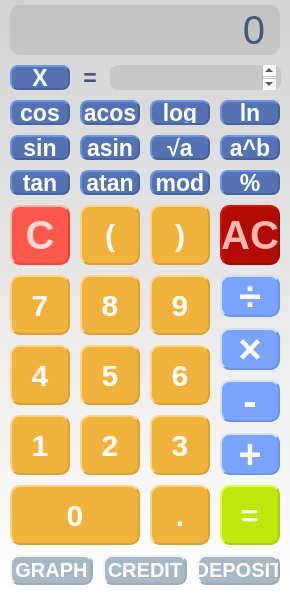
<?xml version="1.0" encoding="UTF-8"?>
<ui version="4.0">
 <class>MainWindow</class>
 <widget class="QMainWindow" name="MainWindow">
  <property name="geometry">
   <rect>
    <x>0</x>
    <y>0</y>
    <width>290</width>
    <height>595</height>
   </rect>
  </property>
  <property name="windowTitle">
   <string>MainWindow</string>
  </property>
  <property name="styleSheet">
   <string notr="true">QMainWindow {
    background-color: qlineargradient(spread:pad, x1:0.5, y1:0, x2:0.5, y2:1, stop:0 rgba(211, 211, 211, 255), stop:1 rgba(255, 255, 255, 255));
    border-radius: 10px;
}</string>
  </property>
  <widget class="QWidget" name="centralwidget">
   <widget class="QLabel" name="Labe_out">
    <property name="geometry">
     <rect>
      <x>10</x>
      <y>5</y>
      <width>270</width>
      <height>50</height>
     </rect>
    </property>
    <property name="font">
     <font>
      <family>.AppleSystemUIFont</family>
      <pointsize>30</pointsize>
      <bold>false</bold>
      <strikeout>false</strikeout>
      <stylestrategy>PreferAntialias</stylestrategy>
     </font>
    </property>
    <property name="cursor">
     <cursorShape>IBeamCursor</cursorShape>
    </property>
    <property name="mouseTracking">
     <bool>true</bool>
    </property>
    <property name="tabletTracking">
     <bool>true</bool>
    </property>
    <property name="focusPolicy">
     <enum>Qt::ClickFocus</enum>
    </property>
    <property name="contextMenuPolicy">
     <enum>Qt::CustomContextMenu</enum>
    </property>
    <property name="layoutDirection">
     <enum>Qt::LeftToRight</enum>
    </property>
    <property name="autoFillBackground">
     <bool>true</bool>
    </property>
    <property name="styleSheet">
     <string notr="true">QLabel {
    color: #475679;
    background-color: rgba(0, 0, 0, 0.08);
    padding-right: 5px;
    padding-left: 5px; 
    border-radius: 10px; 
    text-align: right;
}
</string>
    </property>
    <property name="frameShadow">
     <enum>QFrame::Plain</enum>
    </property>
    <property name="text">
     <string>0</string>
    </property>
    <property name="alignment">
     <set>Qt::AlignRight|Qt::AlignTrailing|Qt::AlignVCenter</set>
    </property>
    <property name="wordWrap">
     <bool>false</bool>
    </property>
    <property name="textInteractionFlags">
     <set>Qt::LinksAccessibleByMouse|Qt::TextEditable</set>
    </property>
   </widget>
   <widget class="QPushButton" name="PushButton_del">
    <property name="geometry">
     <rect>
      <x>10</x>
      <y>205</y>
      <width>60</width>
      <height>60</height>
     </rect>
    </property>
    <property name="font">
     <font>
      <family>.AppleSystemUIFont</family>
      <pointsize>30</pointsize>
      <bold>true</bold>
     </font>
    </property>
    <property name="styleSheet">
     <string notr="true">QPushButton {
    border-radius: 10px;
    background-color: #ff584c;
    color: #ffd8d6;
    border: 2px outset #ff4032;
}

QPushButton:pressed {
    background-color: #ff4032;
    border: 2px outset #e5392d;
}</string>
    </property>
    <property name="text">
     <string>C</string>
    </property>
   </widget>
   <widget class="QPushButton" name="PushButton_bracket1">
    <property name="geometry">
     <rect>
      <x>80</x>
      <y>205</y>
      <width>60</width>
      <height>60</height>
     </rect>
    </property>
    <property name="font">
     <font>
      <family>.AppleSystemUIFont</family>
      <pointsize>-1</pointsize>
      <bold>true</bold>
     </font>
    </property>
    <property name="styleSheet">
     <string notr="true">QPushButton {
    border-radius: 10px;
    background-color: #F2B33D;
    color: white;
    border: 2px outset #d9a136;
	font-size: 30px;
}

QPushButton:pressed {
    background-color: #d9a136;
    border: 2px outset #c18f30;
	font-size: 29px;
}</string>
    </property>
    <property name="text">
     <string>(</string>
    </property>
   </widget>
   <widget class="QPushButton" name="PushButton_4">
    <property name="geometry">
     <rect>
      <x>10</x>
      <y>345</y>
      <width>60</width>
      <height>60</height>
     </rect>
    </property>
    <property name="font">
     <font>
      <family>.AppleSystemUIFont</family>
      <pointsize>-1</pointsize>
      <bold>true</bold>
     </font>
    </property>
    <property name="styleSheet">
     <string notr="true">QPushButton {
    border-radius: 10px;
    background-color: #F2B33D;
    color: white;
    border: 2px outset #d9a136;
	font-size: 30px;
}

QPushButton:pressed {
    background-color: #d9a136;
    border: 2px outset #c18f30;
	font-size: 29px;
}</string>
    </property>
    <property name="text">
     <string>4</string>
    </property>
   </widget>
   <widget class="QPushButton" name="PushButton_5">
    <property name="geometry">
     <rect>
      <x>80</x>
      <y>345</y>
      <width>60</width>
      <height>60</height>
     </rect>
    </property>
    <property name="font">
     <font>
      <family>.AppleSystemUIFont</family>
      <pointsize>-1</pointsize>
      <bold>true</bold>
     </font>
    </property>
    <property name="styleSheet">
     <string notr="true">QPushButton {
    border-radius: 10px;
    background-color: #F2B33D;
    color: white;
    border: 2px outset #d9a136;
	font-size: 30px;
}

QPushButton:pressed {
    background-color: #d9a136;
    border: 2px outset #c18f30;
	font-size: 29px;
}</string>
    </property>
    <property name="text">
     <string>5</string>
    </property>
   </widget>
   <widget class="QPushButton" name="PushButton_1">
    <property name="geometry">
     <rect>
      <x>10</x>
      <y>415</y>
      <width>60</width>
      <height>60</height>
     </rect>
    </property>
    <property name="font">
     <font>
      <family>.AppleSystemUIFont</family>
      <pointsize>-1</pointsize>
      <bold>true</bold>
     </font>
    </property>
    <property name="styleSheet">
     <string notr="true">QPushButton {
    border-radius: 10px;
    background-color: #F2B33D;
    color: white;
    border: 2px outset #d9a136;
	font-size: 30px;
}

QPushButton:pressed {
    background-color: #d9a136;
    border: 2px outset #c18f30;
	font-size: 29px;
}</string>
    </property>
    <property name="text">
     <string>1</string>
    </property>
   </widget>
   <widget class="QPushButton" name="PushButton_0">
    <property name="geometry">
     <rect>
      <x>10</x>
      <y>485</y>
      <width>130</width>
      <height>60</height>
     </rect>
    </property>
    <property name="font">
     <font>
      <family>.AppleSystemUIFont</family>
      <pointsize>-1</pointsize>
      <bold>true</bold>
      <kerning>true</kerning>
     </font>
    </property>
    <property name="styleSheet">
     <string notr="true">QPushButton {
    border-radius: 10px;
    background-color: #F2B33D;
    color: white;
    border: 2px outset #d9a136;
	font-size: 30px;
}

QPushButton:pressed {
    background-color: #d9a136;
    border: 2px outset #c18f30;
	font-size: 29px;
}</string>
    </property>
    <property name="text">
     <string>0</string>
    </property>
   </widget>
   <widget class="QPushButton" name="PushButton_2">
    <property name="geometry">
     <rect>
      <x>80</x>
      <y>415</y>
      <width>60</width>
      <height>60</height>
     </rect>
    </property>
    <property name="font">
     <font>
      <family>.AppleSystemUIFont</family>
      <pointsize>-1</pointsize>
      <bold>true</bold>
     </font>
    </property>
    <property name="styleSheet">
     <string notr="true">QPushButton {
    border-radius: 10px;
    background-color: #F2B33D;
    color: white;
    border: 2px outset #d9a136;
	font-size: 30px;
}

QPushButton:pressed {
    background-color: #d9a136;
    border: 2px outset #c18f30;
	font-size: 29px;
}</string>
    </property>
    <property name="text">
     <string>2</string>
    </property>
   </widget>
   <widget class="QPushButton" name="PushButton_bracket2">
    <property name="geometry">
     <rect>
      <x>150</x>
      <y>205</y>
      <width>60</width>
      <height>60</height>
     </rect>
    </property>
    <property name="font">
     <font>
      <family>.AppleSystemUIFont</family>
      <pointsize>-1</pointsize>
      <bold>true</bold>
     </font>
    </property>
    <property name="styleSheet">
     <string notr="true">QPushButton {
    border-radius: 10px;
    background-color: #F2B33D;
    color: white;
    border: 2px outset #d9a136;
	font-size: 30px;
}

QPushButton:pressed {
    background-color: #d9a136;
    border: 2px outset #c18f30;
	font-size: 29px;
}</string>
    </property>
    <property name="text">
     <string>)</string>
    </property>
   </widget>
   <widget class="QPushButton" name="PushButton_6">
    <property name="geometry">
     <rect>
      <x>150</x>
      <y>345</y>
      <width>60</width>
      <height>60</height>
     </rect>
    </property>
    <property name="font">
     <font>
      <family>.AppleSystemUIFont</family>
      <pointsize>-1</pointsize>
      <bold>true</bold>
     </font>
    </property>
    <property name="styleSheet">
     <string notr="true">QPushButton {
    border-radius: 10px;
    background-color: #F2B33D;
    color: white;
    border: 2px outset #d9a136;
	font-size: 30px;
}

QPushButton:pressed {
    background-color: #d9a136;
    border: 2px outset #c18f30;
	font-size: 29px;
}</string>
    </property>
    <property name="text">
     <string>6</string>
    </property>
   </widget>
   <widget class="QPushButton" name="PushButton_minus">
    <property name="geometry">
     <rect>
      <x>220</x>
      <y>380</y>
      <width>60</width>
      <height>42</height>
     </rect>
    </property>
    <property name="font">
     <font>
      <family>.AppleSystemUIFont</family>
      <pointsize>30</pointsize>
      <bold>true</bold>
     </font>
    </property>
    <property name="styleSheet">
     <string notr="true">QPushButton {
    border-radius: 10px;
    background-color: #7AA4FF;
    color: white;
    border: 2px outset #6d93e5;
}

QPushButton:pressed {
    background-color: #6d93e5;
    border: 2px outset #6183cc;
}</string>
    </property>
    <property name="text">
     <string>-</string>
    </property>
   </widget>
   <widget class="QPushButton" name="PushButton_all_del">
    <property name="geometry">
     <rect>
      <x>220</x>
      <y>205</y>
      <width>60</width>
      <height>60</height>
     </rect>
    </property>
    <property name="font">
     <font>
      <family>.AppleSystemUIFont</family>
      <pointsize>30</pointsize>
      <bold>true</bold>
     </font>
    </property>
    <property name="styleSheet">
     <string notr="true">QPushButton {
    border-radius: 10px;
    background-color: #b20b00;
    color: #ffb7b2;
    border: 2px outset #990a00;
}

QPushButton:pressed {
    background-color: #990a00;
    border: 2px outset #7f0800;
}</string>
    </property>
    <property name="text">
     <string>AC</string>
    </property>
   </widget>
   <widget class="QPushButton" name="PushButton_3">
    <property name="geometry">
     <rect>
      <x>150</x>
      <y>415</y>
      <width>60</width>
      <height>60</height>
     </rect>
    </property>
    <property name="font">
     <font>
      <family>.AppleSystemUIFont</family>
      <pointsize>-1</pointsize>
      <bold>true</bold>
      <underline>false</underline>
      <strikeout>false</strikeout>
      <stylestrategy>PreferDefault</stylestrategy>
      <kerning>true</kerning>
     </font>
    </property>
    <property name="styleSheet">
     <string notr="true">QPushButton {
    border-radius: 10px;
    background-color: #F2B33D;
    color: white;
    border: 2px outset #d9a136;
	font-size: 30px;
}

QPushButton:pressed {
    background-color: #d9a136;
    border: 2px outset #c18f30;
	font-size: 29px;
}</string>
    </property>
    <property name="text">
     <string>3</string>
    </property>
   </widget>
   <widget class="QPushButton" name="PushButton_dot">
    <property name="geometry">
     <rect>
      <x>150</x>
      <y>485</y>
      <width>60</width>
      <height>60</height>
     </rect>
    </property>
    <property name="font">
     <font>
      <family>.AppleSystemUIFont</family>
      <pointsize>-1</pointsize>
      <bold>true</bold>
     </font>
    </property>
    <property name="styleSheet">
     <string notr="true">QPushButton {
    border-radius: 10px;
    background-color: #F2B33D;
    color: white;
    border: 2px outset #d9a136;
	font-size: 30px;
}

QPushButton:pressed {
    background-color: #d9a136;
    border: 2px outset #c18f30;
	font-size: 29px;
}</string>
    </property>
    <property name="text">
     <string>.</string>
    </property>
   </widget>
   <widget class="QPushButton" name="PushButton_equals">
    <property name="geometry">
     <rect>
      <x>220</x>
      <y>485</y>
      <width>60</width>
      <height>60</height>
     </rect>
    </property>
    <property name="font">
     <font>
      <family>.AppleSystemUIFont</family>
      <pointsize>-1</pointsize>
      <bold>true</bold>
     </font>
    </property>
    <property name="styleSheet">
     <string notr="true">QPushButton {
    border-radius: 10px;
    background-color: #C1E80C;
    color: white;
    border: 2px outset #add00a;
    font-size: 30px;
}

QPushButton:pressed {
    background-color: #add00a;
    border: 2px outset #9ab909;
font-size: 29px;
}</string>
    </property>
    <property name="text">
     <string>=</string>
    </property>
   </widget>
   <widget class="QPushButton" name="PushButton_plus">
    <property name="geometry">
     <rect>
      <x>220</x>
      <y>433</y>
      <width>60</width>
      <height>42</height>
     </rect>
    </property>
    <property name="font">
     <font>
      <family>.AppleSystemUIFont</family>
      <pointsize>30</pointsize>
      <bold>true</bold>
     </font>
    </property>
    <property name="styleSheet">
     <string notr="true">QPushButton {
    border-radius: 10px;
    background-color: #7AA4FF;
    color: white;
    border: 2px outset #6d93e5;
}

QPushButton:pressed {
    background-color: #6d93e5;
    border: 2px outset #6183cc;
}</string>
    </property>
    <property name="text">
     <string>+</string>
    </property>
   </widget>
   <widget class="QPushButton" name="PushButton_7">
    <property name="geometry">
     <rect>
      <x>10</x>
      <y>275</y>
      <width>60</width>
      <height>60</height>
     </rect>
    </property>
    <property name="font">
     <font>
      <family>.AppleSystemUIFont</family>
      <pointsize>-1</pointsize>
      <bold>true</bold>
     </font>
    </property>
    <property name="styleSheet">
     <string notr="true">QPushButton {
    border-radius: 10px;
    background-color: #F2B33D;
    color: white;
    border: 2px outset #d9a136;
	font-size: 30px;
}

QPushButton:pressed {
    background-color: #d9a136;
    border: 2px outset #c18f30;
	font-size: 29px;
}</string>
    </property>
    <property name="text">
     <string>7</string>
    </property>
   </widget>
   <widget class="QPushButton" name="PushButton_mult">
    <property name="geometry">
     <rect>
      <x>220</x>
      <y>328</y>
      <width>60</width>
      <height>42</height>
     </rect>
    </property>
    <property name="font">
     <font>
      <family>.AppleSystemUIFont</family>
      <pointsize>30</pointsize>
      <bold>true</bold>
     </font>
    </property>
    <property name="styleSheet">
     <string notr="true">QPushButton {
    border-radius: 10px;
    background-color: #7AA4FF;
    color: white;
    border: 2px outset #6d93e5;
}

QPushButton:pressed {
    background-color: #6d93e5;
    border: 2px outset #6183cc;
}</string>
    </property>
    <property name="text">
     <string>×</string>
    </property>
   </widget>
   <widget class="QPushButton" name="PushButton_8">
    <property name="geometry">
     <rect>
      <x>80</x>
      <y>275</y>
      <width>60</width>
      <height>60</height>
     </rect>
    </property>
    <property name="font">
     <font>
      <family>.AppleSystemUIFont</family>
      <pointsize>-1</pointsize>
      <bold>true</bold>
     </font>
    </property>
    <property name="styleSheet">
     <string notr="true">QPushButton {
    border-radius: 10px;
    background-color: #F2B33D;
    color: white;
    border: 2px outset #d9a136;
	font-size: 30px;
}

QPushButton:pressed {
    background-color: #d9a136;
    border: 2px outset #c18f30;
	font-size: 29px;
}</string>
    </property>
    <property name="text">
     <string>8</string>
    </property>
   </widget>
   <widget class="QPushButton" name="PushButton_9">
    <property name="geometry">
     <rect>
      <x>150</x>
      <y>275</y>
      <width>60</width>
      <height>60</height>
     </rect>
    </property>
    <property name="font">
     <font>
      <family>.AppleSystemUIFont</family>
      <pointsize>-1</pointsize>
      <bold>true</bold>
     </font>
    </property>
    <property name="styleSheet">
     <string notr="true">QPushButton {
    border-radius: 10px;
    background-color: #F2B33D;
    color: white;
    border: 2px outset #d9a136;
	font-size: 30px;
}

QPushButton:pressed {
    background-color: #d9a136;
    border: 2px outset #c18f30;
	font-size: 29px;
}</string>
    </property>
    <property name="text">
     <string>9</string>
    </property>
   </widget>
   <widget class="QPushButton" name="PushButton_cos">
    <property name="geometry">
     <rect>
      <x>10</x>
      <y>100</y>
      <width>60</width>
      <height>25</height>
     </rect>
    </property>
    <property name="font">
     <font>
      <family>.AppleSystemUIFont</family>
      <pointsize>17</pointsize>
      <bold>true</bold>
     </font>
    </property>
    <property name="styleSheet">
     <string notr="true">QPushButton {
    border-radius: 8px;
    background-color: #5572b2;
    color: white;
    border: 2px outset #496299;
}

QPushButton:pressed {
    background-color: #496299;
    border: 2px outset #3d527f;
}</string>
    </property>
    <property name="text">
     <string>cos</string>
    </property>
   </widget>
   <widget class="QPushButton" name="PushButton_sin">
    <property name="geometry">
     <rect>
      <x>10</x>
      <y>135</y>
      <width>60</width>
      <height>25</height>
     </rect>
    </property>
    <property name="font">
     <font>
      <family>.AppleSystemUIFont</family>
      <pointsize>17</pointsize>
      <bold>true</bold>
     </font>
    </property>
    <property name="styleSheet">
     <string notr="true">QPushButton {
    border-radius: 8px;
    background-color: #5572b2;
    color: white;
    border: 2px outset #496299;
}

QPushButton:pressed {
    background-color: #496299;
    border: 2px outset #3d527f;
}</string>
    </property>
    <property name="text">
     <string>sin</string>
    </property>
   </widget>
   <widget class="QPushButton" name="PushButton_tan">
    <property name="geometry">
     <rect>
      <x>10</x>
      <y>170</y>
      <width>60</width>
      <height>25</height>
     </rect>
    </property>
    <property name="font">
     <font>
      <family>.AppleSystemUIFont</family>
      <pointsize>17</pointsize>
      <bold>true</bold>
     </font>
    </property>
    <property name="styleSheet">
     <string notr="true">QPushButton {
    border-radius: 8px;
    background-color: #5572b2;
    color: white;
    border: 2px outset #496299;
}

QPushButton:pressed {
    background-color: #496299;
    border: 2px outset #3d527f;
}</string>
    </property>
    <property name="text">
     <string>tan</string>
    </property>
   </widget>
   <widget class="QPushButton" name="PushButton_acos">
    <property name="geometry">
     <rect>
      <x>80</x>
      <y>100</y>
      <width>60</width>
      <height>25</height>
     </rect>
    </property>
    <property name="font">
     <font>
      <family>.AppleSystemUIFont</family>
      <pointsize>17</pointsize>
      <bold>true</bold>
     </font>
    </property>
    <property name="styleSheet">
     <string notr="true">QPushButton {
    border-radius: 8px;
    background-color: #5572b2;
    color: white;
    border: 2px outset #496299;
}

QPushButton:pressed {
    background-color: #496299;
    border: 2px outset #3d527f;
}</string>
    </property>
    <property name="text">
     <string>acos</string>
    </property>
   </widget>
   <widget class="QPushButton" name="PushButton_asin">
    <property name="geometry">
     <rect>
      <x>80</x>
      <y>135</y>
      <width>60</width>
      <height>25</height>
     </rect>
    </property>
    <property name="font">
     <font>
      <family>.AppleSystemUIFont</family>
      <pointsize>17</pointsize>
      <bold>true</bold>
     </font>
    </property>
    <property name="styleSheet">
     <string notr="true">QPushButton {
    border-radius: 8px;
    background-color: #5572b2;
    color: white;
    border: 2px outset #496299;
}

QPushButton:pressed {
    background-color: #496299;
    border: 2px outset #3d527f;
}</string>
    </property>
    <property name="text">
     <string>asin</string>
    </property>
   </widget>
   <widget class="QPushButton" name="PushButton_atan">
    <property name="geometry">
     <rect>
      <x>80</x>
      <y>170</y>
      <width>60</width>
      <height>25</height>
     </rect>
    </property>
    <property name="font">
     <font>
      <family>.AppleSystemUIFont</family>
      <pointsize>17</pointsize>
      <bold>true</bold>
     </font>
    </property>
    <property name="styleSheet">
     <string notr="true">QPushButton {
    border-radius: 8px;
    background-color: #5572b2;
    color: white;
    border: 2px outset #496299;
}

QPushButton:pressed {
    background-color: #496299;
    border: 2px outset #3d527f;
}</string>
    </property>
    <property name="text">
     <string>atan</string>
    </property>
   </widget>
   <widget class="QPushButton" name="PushButton_exp">
    <property name="geometry">
     <rect>
      <x>220</x>
      <y>135</y>
      <width>60</width>
      <height>25</height>
     </rect>
    </property>
    <property name="font">
     <font>
      <family>.AppleSystemUIFont</family>
      <pointsize>17</pointsize>
      <bold>true</bold>
     </font>
    </property>
    <property name="styleSheet">
     <string notr="true">QPushButton {
    border-radius: 8px;
    background-color: #5572b2;
    color: white;
    border: 2px outset #496299;
}

QPushButton:pressed {
    background-color: #496299;
    border: 2px outset #3d527f;
}</string>
    </property>
    <property name="text">
     <string>a^b</string>
    </property>
   </widget>
   <widget class="QPushButton" name="PushButton_ln">
    <property name="geometry">
     <rect>
      <x>220</x>
      <y>100</y>
      <width>60</width>
      <height>25</height>
     </rect>
    </property>
    <property name="font">
     <font>
      <family>.AppleSystemUIFont</family>
      <pointsize>17</pointsize>
      <bold>true</bold>
     </font>
    </property>
    <property name="styleSheet">
     <string notr="true">QPushButton {
    border-radius: 8px;
    background-color: #5572b2;
    color: white;
    border: 2px outset #496299;
}

QPushButton:pressed {
    background-color: #496299;
    border: 2px outset #3d527f;
}</string>
    </property>
    <property name="text">
     <string>ln</string>
    </property>
   </widget>
   <widget class="QPushButton" name="PushButton_log">
    <property name="geometry">
     <rect>
      <x>150</x>
      <y>100</y>
      <width>60</width>
      <height>25</height>
     </rect>
    </property>
    <property name="font">
     <font>
      <family>.AppleSystemUIFont</family>
      <pointsize>17</pointsize>
      <bold>true</bold>
     </font>
    </property>
    <property name="styleSheet">
     <string notr="true">QPushButton {
    border-radius: 8px;
    background-color: #5572b2;
    color: white;
    border: 2px outset #496299;
}

QPushButton:pressed {
    background-color: #496299;
    border: 2px outset #3d527f;
}</string>
    </property>
    <property name="text">
     <string>log</string>
    </property>
   </widget>
   <widget class="QPushButton" name="PushButton_sqrt">
    <property name="geometry">
     <rect>
      <x>150</x>
      <y>135</y>
      <width>60</width>
      <height>25</height>
     </rect>
    </property>
    <property name="font">
     <font>
      <family>.AppleSystemUIFont</family>
      <pointsize>17</pointsize>
      <bold>true</bold>
     </font>
    </property>
    <property name="styleSheet">
     <string notr="true">QPushButton {
    border-radius: 8px;
    background-color: #5572b2;
    color: white;
    border: 2px outset #496299;
}

QPushButton:pressed {
    background-color: #496299;
    border: 2px outset #3d527f;
}</string>
    </property>
    <property name="text">
     <string>√a</string>
    </property>
   </widget>
   <widget class="QPushButton" name="PushButton_percent">
    <property name="geometry">
     <rect>
      <x>220</x>
      <y>170</y>
      <width>60</width>
      <height>25</height>
     </rect>
    </property>
    <property name="font">
     <font>
      <family>.AppleSystemUIFont</family>
      <pointsize>17</pointsize>
      <bold>true</bold>
     </font>
    </property>
    <property name="styleSheet">
     <string notr="true">QPushButton {
    border-radius: 8px;
    background-color: #5572b2;
    color: white;
    border: 2px outset #496299;
}

QPushButton:pressed {
    background-color: #496299;
    border: 2px outset #3d527f;
}</string>
    </property>
    <property name="text">
     <string>%</string>
    </property>
   </widget>
   <widget class="QPushButton" name="pushButton_mod">
    <property name="geometry">
     <rect>
      <x>150</x>
      <y>170</y>
      <width>60</width>
      <height>25</height>
     </rect>
    </property>
    <property name="font">
     <font>
      <family>.AppleSystemUIFont</family>
      <pointsize>17</pointsize>
      <bold>true</bold>
     </font>
    </property>
    <property name="styleSheet">
     <string notr="true">QPushButton {
    border-radius: 8px;
    background-color: #5572b2;
    color: white;
    border: 2px outset #496299;
}

QPushButton:pressed {
    background-color: #496299;
    border: 2px outset #3d527f;
}</string>
    </property>
    <property name="text">
     <string>mod</string>
    </property>
   </widget>
   <widget class="QPushButton" name="PushButton_div">
    <property name="geometry">
     <rect>
      <x>220</x>
      <y>275</y>
      <width>60</width>
      <height>42</height>
     </rect>
    </property>
    <property name="font">
     <font>
      <family>.AppleSystemUIFont</family>
      <pointsize>30</pointsize>
      <bold>true</bold>
     </font>
    </property>
    <property name="styleSheet">
     <string notr="true">QPushButton {
    border-radius: 10px;
    background-color: #7AA4FF;
    color: white;
    border: 2px outset #6d93e5;
}

QPushButton:pressed {
    background-color: #6d93e5;
    border: 2px outset #6183cc;
}</string>
    </property>
    <property name="text">
     <string>÷</string>
    </property>
   </widget>
   <widget class="QPushButton" name="PushButton_graph">
    <property name="geometry">
     <rect>
      <x>10</x>
      <y>555</y>
      <width>83</width>
      <height>30</height>
     </rect>
    </property>
    <property name="font">
     <font>
      <pointsize>15</pointsize>
      <bold>true</bold>
     </font>
    </property>
    <property name="styleSheet">
     <string notr="true">QPushButton#PushButton_graph {
    border-radius: 9px;
    background-color: #a9b8c2;
    color: #ffffff;
    border: 2px outset #9cacb6;
}</string>
    </property>
    <property name="text">
     <string>GRAPH</string>
    </property>
    <property name="iconSize">
     <size>
      <width>32</width>
      <height>32</height>
     </size>
    </property>
   </widget>
   <widget class="QPushButton" name="PushButton_cred">
    <property name="geometry">
     <rect>
      <x>103</x>
      <y>555</y>
      <width>84</width>
      <height>30</height>
     </rect>
    </property>
    <property name="font">
     <font>
      <pointsize>15</pointsize>
      <bold>true</bold>
     </font>
    </property>
    <property name="styleSheet">
     <string notr="true">QPushButton#PushButton_cred {
    border-radius: 9px;
    background-color: #a9b8c2;
    color: #ffffff;
    border: 2px outset #9cacb6;
}</string>
    </property>
    <property name="text">
     <string>CREDIT</string>
    </property>
   </widget>
   <widget class="QPushButton" name="PushButton_dep">
    <property name="geometry">
     <rect>
      <x>197</x>
      <y>555</y>
      <width>83</width>
      <height>30</height>
     </rect>
    </property>
    <property name="font">
     <font>
      <pointsize>15</pointsize>
      <bold>true</bold>
     </font>
    </property>
    <property name="styleSheet">
     <string notr="true">QPushButton#PushButton_dep {
    border-radius: 9px;
    background-color: #a9b8c2;
    color: #ffffff;
    border: 2px outset #9cacb6;
}</string>
    </property>
    <property name="text">
     <string>DEPOSIT</string>
    </property>
   </widget>
   <widget class="QTextEdit" name="xValue">
    <property name="geometry">
     <rect>
      <x>110</x>
      <y>65</y>
      <width>171</width>
      <height>25</height>
     </rect>
    </property>
    <property name="font">
     <font>
      <pointsize>14</pointsize>
      <bold>true</bold>
     </font>
    </property>
    <property name="focusPolicy">
     <enum>Qt::ClickFocus</enum>
    </property>
    <property name="styleSheet">
     <string notr="true">QTextEdit{
	color: #596686;
    background-color: rgba(0, 0, 0, 0.08);
    padding-right: 5px;
    padding-left: 5px;
    border-radius: 8px; 
    text-align: center;
}</string>
    </property>
    <property name="inputMethodHints">
     <set>Qt::ImhNone</set>
    </property>
    <property name="html">
     <string>&lt;!DOCTYPE HTML PUBLIC &quot;-//W3C//DTD HTML 4.0//EN&quot; &quot;http://www.w3.org/TR/REC-html40/strict.dtd&quot;&gt;
&lt;html&gt;&lt;head&gt;&lt;meta name=&quot;qrichtext&quot; content=&quot;1&quot; /&gt;&lt;meta charset=&quot;utf-8&quot; /&gt;&lt;style type=&quot;text/css&quot;&gt;
p, li { white-space: pre-wrap; }
&lt;/style&gt;&lt;/head&gt;&lt;body style=&quot; font-family:'.AppleSystemUIFont'; font-size:14pt; font-weight:700; font-style:normal;&quot;&gt;
&lt;p style=&quot;-qt-paragraph-type:empty; margin-top:0px; margin-bottom:0px; margin-left:0px; margin-right:0px; -qt-block-indent:0; text-indent:0px;&quot;&gt;&lt;br /&gt;&lt;/p&gt;&lt;/body&gt;&lt;/html&gt;</string>
    </property>
   </widget>
   <widget class="QPushButton" name="PushButton_x">
    <property name="geometry">
     <rect>
      <x>10</x>
      <y>65</y>
      <width>60</width>
      <height>25</height>
     </rect>
    </property>
    <property name="font">
     <font>
      <family>.AppleSystemUIFont</family>
      <pointsize>17</pointsize>
      <bold>true</bold>
     </font>
    </property>
    <property name="styleSheet">
     <string notr="true">QPushButton {
    border-radius: 8px;
    background-color: #5572b2;
    color: white;
    border: 2px outset #496299;
}

QPushButton:pressed {
    background-color: #496299;
    border: 2px outset #3d527f;
}</string>
    </property>
    <property name="text">
     <string>X</string>
    </property>
   </widget>
   <widget class="QLabel" name="label">
    <property name="geometry">
     <rect>
      <x>80</x>
      <y>65</y>
      <width>20</width>
      <height>25</height>
     </rect>
    </property>
    <property name="font">
     <font>
      <pointsize>17</pointsize>
      <bold>true</bold>
     </font>
    </property>
    <property name="styleSheet">
     <string notr="true">color: #475679;</string>
    </property>
    <property name="text">
     <string>=</string>
    </property>
    <property name="alignment">
     <set>Qt::AlignCenter</set>
    </property>
   </widget>
  </widget>
 </widget>
 <resources/>
 <connections/>
</ui>
